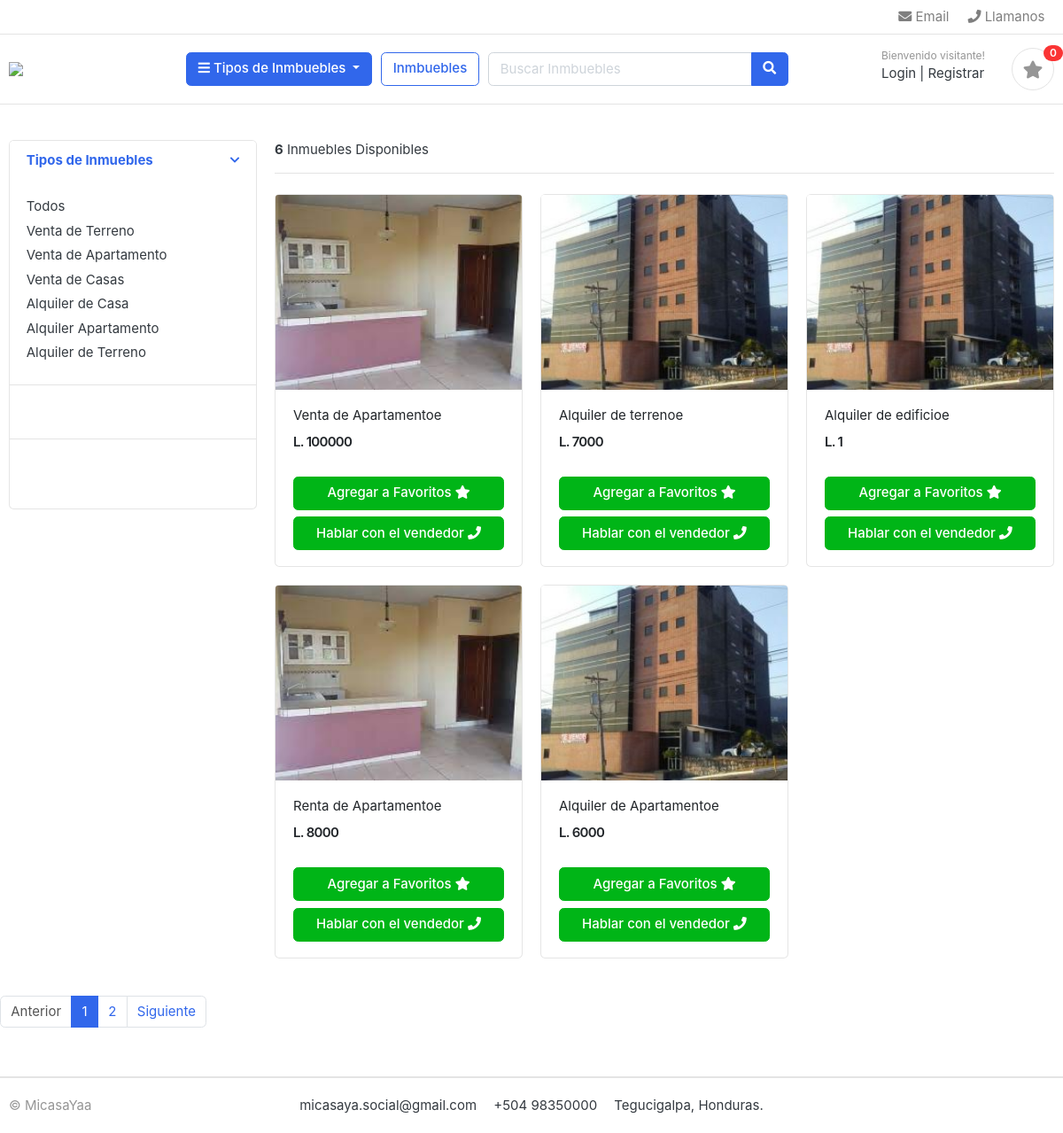
/store/, run on the app's committed database.
### category/models.py (models this page shows, shortened)
class Category(models.Model):
    category_name = models.CharField(max_length=20, unique= True)
    description = models.CharField(max_length=255, blank= True)
    slug = models.CharField(max_length=100,  unique = True)
    cat_image = models.ImageField(upload_to= 'photos/categories', blank = True)
    def get_url(self):
        return reverse('products_by_category', args=[self.slug])

### store/models.py (models this page shows, shortened)
class Product(models.Model):
    product_name = models.CharField(max_length=200, unique=True)
    slug = models.CharField(max_length=200, unique=True)
    descripton = models.TextField(max_length=500, blank=True)
    price = models.IntegerField()
    images = models.ImageField(upload_to = 'photos/products')
    stock = models.IntegerField()
    is_available = models.BooleanField(default = True)
    category = models.ForeignKey(Category, on_delete=models.CASCADE)
    created_date = models.DateTimeField(auto_now_add=True)
    modified_date = models.DateTimeField(auto_now=True)
    def get_url(self):
        return reverse('product_detail', args=[self.category.slug, self.slug])

### store/views.py (the view)
# urls.py: path('store/', include('store.urls')),
def store(request, category_slug=None):
    categories = None
    products = None
    if category_slug != None:
        categories = get_object_or_404(Category, slug = category_slug)
        products = Product.objects.filter(category=categories, is_available=True).order_by('id')
        paginator = Paginator(products, 5)
        page = request.GET.get('page')
        paged_products = paginator.get_page(page)
        product_count = products.count()
    else:
        products = Product.objects.all().filter(is_available=True).order_by('id')
        paginator = Paginator(products, 5)
        page = request.GET.get('page')
        paged_products = paginator.get_page(page)
        product_count = products.count()
    context = {
        'products':paged_products,
        'product_count':product_count,
    }
    return render(request, 'store/store.html', context)

### category/context_processors.py (called while the page is built)
def menu_links(request):
    links = Category.objects.all()
    return dict(links=links)

### favorites/context_processors.py (called while the page is built)
def counter(request):
    favorite_count = 0
    try:
        favorite = Favorite.objects.filter(favorite_id=_favorite_id(request))
        favorite_items = FavoriteItem.objects.all().filter(favorite=favorite[:1])
        for favorite_item in favorite_items:
            favorite_count += favorite_item.quantity
    except Favorite.DoesNotExist:
        favorite_count = 0
    return dict(favorite_count=favorite_count)

### favorites/views.py (called while the page is built)
def _favorite_id(request):
    favorite = request.session.session_key
    if not favorite:
        favorite = request.session.create()
    return favorite

### templates/store/store.html (shortened to what this page needs)
{% extends 'base.html' %}
{% block content %}
<!DOCTYPE HTML>
<html lang="en">
<head>
	<link href="css/bootstrap.css" rel="stylesheet" type="text/css"/>
	<link href="fonts/fontawesome/css/all.min.css" type="text/css" rel="stylesheet">
	<link href="css/ui.css" rel="stylesheet" type="text/css"/>
	<link href="css/responsive.css" rel="stylesheet" media="only screen and (max-width: 1200px)" />
</head>
<body>
	<section class="section-content padding-y">
		<div class="container">
			<div class="row">
				<aside class="col-md-3">
					<div class="card">
						<article class="filter-group">
							<header class="card-header">
								<a href="#" data-toggle="collapse" data-target="#collapse_1" aria-expanded="true" class="">
									<i class="icon-control fa fa-chevron-down"></i>
									<h6 class="title">Tipos de Inmuebles</h6>
								</a>
							</header>
							<div class="filter-content collapse show" id="collapse_1" style="">
								<div class="card-body">
									<ul class="list-menu">
											<li><a href="{% url 'store' %}">Todos  </a></li>
										{% for category in links %}
										<li><a href="{{ category.get_url }}">{{ category.category_name }}  </a></li>
										{% endfor %}
									</ul>
								</div>
							</div>
						</article>
						<article class="filter-group">
							<header class="card-header">
							</header>
							<div class="filter-content collapse show" id="collapse_4" style="">
								<div class="card-body">
								</div>
							</div>
						</article>
						<article class="filter-group">
							<header class="card-header">
							</header>
							<div class="filter-content collapse show" id="collapse_3" style="">
								<div class="card-body">
									<div class="form-row">
									</div>
								</div>
							</div>
						</article>
					</div>
				</aside>
				<main class="col-md-9">
					<header class="border-bottom mb-4 pb-3">
						<div class="form-inline">
							<span class="mr-md-auto"> <b>{{ product_count }}</b> Inmuebles Disponibles </span>
						</div>
					</header>
					<div class="row">
						{% if products %}
						{% for product in products %}
						<div class="col-md-4">
							<figure class="card card-product-grid">
								<div class="img-wrap">
									<a href="{{ product.get_url }}"><img src="{{ product.images.url }}"></a>
								</div>
								<figcaption class="info-wrap">
									<div class="fix-height">
										<a href="{{ product.get_url }}" class="title">{{product.product_name}}e</a>
										<div class="price-wrap mt-2">
											<span class="price">L. {{product.price}}</span>
										</div>
									</div>
									<a href="{% url 'add_favorite' product.id %}" class="btn btn-block btn-success">Agregar a Favoritos  <i class="fas fa-star"></i> </a>
									<a href="{% url 'communicate'  %}" class="btn btn-block btn-success"> Hablar con el vendedor  <i class="fas fa-phone"></i></a>
								</figcaption>
							</figure>
						</div>
						{% endfor %}
						{% else %}
							<div>
								<h2> No se encontraron Inmbuebles </h2>
							</div>
						{% endif %}
								</main>
								<nav class="mt-4" aria-label="Page navigation sample">
									{% if products.has_other_pages %}
									<ul class="pagination">
										{% if products.has_previous %}
										<li class="page-item"><a class="page-link" href="?page={{products.previous_page_number}}">Anterior</a></li>
										{%else%}
										<li class="page-item disabled"><a class="page-link" href="#">Anterior</a></li>
										{% endif %}
										{% for i in products.paginator.page_range %}
											{% if products.number == i %}
												<li class="page-item active"><a class="page-link" href="#">{{i}}</a></li>
											{% else %}
												<li class="page-item"><a class="page-link" href="?page={{i}}">{{i}}</a></li>
											{%endif%}
										{% endfor %}
										{% if products.has_next %}
											<li class="page-item"><a class="page-link" href="?page={{products.next_page_number}}">Siguiente</a></li>
										{% else %}
											<li class="page-item disabled"><a class="page-link" href="#">Siguiente</a></li>
										{% endif %}
									</ul>
									{% endif %}
								</nav>
							</div>
							</div>
							</section>
{% endblock %}

### static/css/ui.css (style rules this page uses)
html { font-family: "Inter", sans-serif; font-size: 15px; }
.img-wrap { text-align: center; display: block; }
.img-wrap img { max-width: 100%; }
.price-wrap { letter-spacing: -0.7px; }
.padding-y { padding-top: 40px; padding-bottom: 40px; }
figure { margin-bottom: 0; }
article:after, .form-group:after { display: block; clear: both; content: ""; }
[class*=list-] li:after { visibility: hidden; display: block; content: ""; overflow: hidden; height: 0; clear: both; }
.list-menu { list-style: none; margin: 0; padding-left: 0; }
.list-menu li { margin-bottom: 5px; }
.list-menu a { color: #343a40; }
[class*=card-product] a.title { color: #212529; display: block; }
[class*=card-product] .img-wrap { overflow: hidden; position: relative; }
[class*=card-product] .img-wrap img { height: 100%; max-width: 100%; width: auto; display: inline-block; -o-object-fit: cover; object-fit: cover; }
.card-product-grid { margin-bottom: 20px; }
.card-product-grid .img-wrap { border-radius: 0.2rem 0.2rem 0 0; height: 220px; }
.card-product-grid .info-wrap { overflow: hidden; padding: 18px 20px; }
.card-product-grid .fix-height { height: 80px; overflow: hidden; }
.card .img-wrap { overflow: hidden; }
.price { font-weight: 600; color: #212529; }
.icon-control { margin-top: 5px; float: right; font-size: 80%; }
.card-header .title { margin-bottom: 0; line-height: 1.5; }
.filter-group { border-bottom: 1px solid #e4e4e4; }
.filter-group .card-header { border-bottom: 0; }
.filter-group:last-child { border-bottom: 0; }

### proyecto/static/css/ui.css (style rules this page uses)
html { font-family: "Inter", sans-serif; font-size: 15px; }
.img-wrap { text-align: center; display: block; }
.img-wrap img { max-width: 100%; }
.price-wrap { letter-spacing: -0.7px; }
.padding-y { padding-top: 40px; padding-bottom: 40px; }
figure { margin-bottom: 0; }
article:after, .form-group:after { display: block; clear: both; content: ""; }
[class*=list-] li:after { visibility: hidden; display: block; content: ""; overflow: hidden; height: 0; clear: both; }
.list-menu { list-style: none; margin: 0; padding-left: 0; }
.list-menu li { margin-bottom: 5px; }
.list-menu a { color: #343a40; }
[class*=card-product] a.title { color: #212529; display: block; }
[class*=card-product] .img-wrap { overflow: hidden; position: relative; }
[class*=card-product] .img-wrap img { height: 100%; max-width: 100%; width: auto; display: inline-block; -o-object-fit: cover; object-fit: cover; }
.card-product-grid { margin-bottom: 20px; }
.card-product-grid .img-wrap { border-radius: 0.2rem 0.2rem 0 0; height: 220px; }
.card-product-grid .info-wrap { overflow: hidden; padding: 18px 20px; }
.card-product-grid .fix-height { height: 80px; overflow: hidden; }
.card .img-wrap { overflow: hidden; }
.price { font-weight: 600; color: #212529; }
.icon-control { margin-top: 5px; float: right; font-size: 80%; }
.card-header .title { margin-bottom: 0; line-height: 1.5; }
.filter-group { border-bottom: 1px solid #e4e4e4; }
.filter-group .card-header { border-bottom: 0; }
.filter-group:last-child { border-bottom: 0; }

### data on the page
Category: category_name "Venta de Terreno"
Category: category_name "Venta de Apartamento"
Category: category_name "Venta de Casas"
Category: category_name "Alquiler de Casa"
Category: category_name "Alquiler Apartamento"
Category: category_name "Alquiler de Terreno"
Product: images (picture), product_name "Venta de Apartamento", price "100000"
Product: images (picture), product_name "Alquiler de terreno", price "7000"
Product: images (picture), product_name "Alquiler de edificio", price "1"
Product: images (picture), product_name "Renta de Apartamento", price "8000"
Product: images (picture), product_name "Alquiler de Apartamento", price "6000"

### other printed values
{{ favorite_count }} "0"
{{ product_count }} "6"
{{ i }} "1"
{{ i }} "2"
